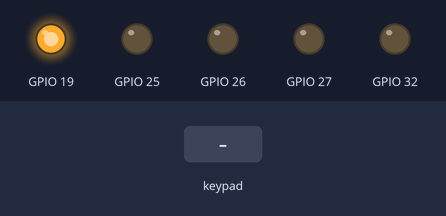
Simulated run of this program. Board: ESP32. Shown: output pins drawn as LEDs (lit = HIGH). The test bench sets the inputs (shaded band). Nothing arrives over Bluetooth unless stated; what the program prints to the serial monitor is not drawn.

Above: at 1.2 s.
1.3 s: key 'O' pressed
At 2.5 s:
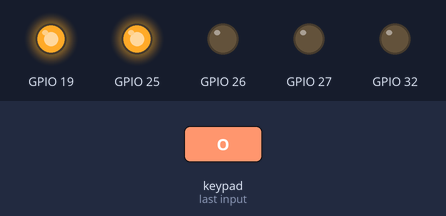
2.8 s: key 'S' pressed
At 3.8 s:
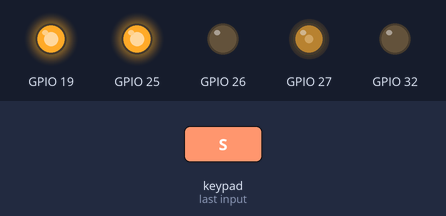
4.3 s: key 'T' pressed
At 5.1 s:
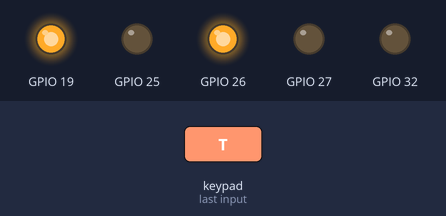
Timing chart, 0 to 7.3 s (numbered marks = the images above; inputs shaded):
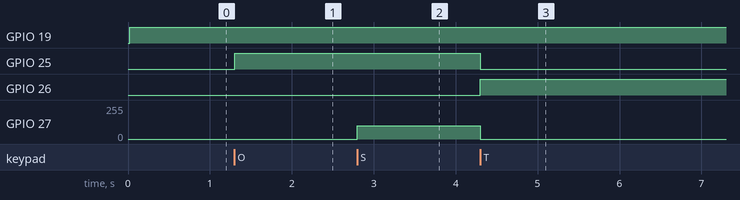

The program:

main.cpp
```cpp
#include "buzzer.h"
#include "controller.h"
#include "rgb.h"
#include "status_led.h"
#include <Arduino.h>

void setup()
{
  Serial.begin(115200);

  status_led::begin();
  rgb::begin();
  buzzer::begin();
  controller::begin();
}

void loop()
{
  controller::update();
}
```

buzzer.cpp
```cpp
#include "buzzer.h"
#include "config.h"
#include <Arduino.h>

namespace buzzer
{

static bool s_on = false;

void begin()
{
  ledcSetup(config::CH_BUZZER, config::BUZZER_FREQ, config::PWM_RES_BITS);
  ledcAttachPin(config::BUZZER, config::CH_BUZZER);
  ledcWrite(config::CH_BUZZER, 0);
}

void on()
{
  if (s_on) return;
  s_on = true;
  ledcWrite(config::CH_BUZZER, 128); // 50% duty cycle
}

void off()
{
  if (!s_on) return;
  s_on = false;
  ledcWrite(config::CH_BUZZER, 0);
}

} // namespace buzzer
```

buzzer.h
```cpp
#pragma once

namespace buzzer
{

void begin();
void on();
void off();

} // namespace buzzer
```

controller.cpp
```cpp
#include "controller.h"
#include "buzzer.h"
#include "config.h"
#include "rgb.h"
#include "status_led.h"
#include <Arduino.h>
#include <Ps3Controller.h>

namespace controller
{

static void onConnect()
{
  Serial.println("PS3 connected");
  status_led::setConnected(true);
}

static void onDisconnect()
{
  Serial.println("PS3 disconnected");
  status_led::setConnected(false);
  rgb::off();
  buzzer::off();
}

static void onNotify()
{
  // Preset selection — sets the RGB output to that colour.
  if (Ps3.event.button_down.triangle)
  {
    rgb::activate(rgb::GREEN);
    Serial.println("△ green");
  }
  if (Ps3.event.button_down.circle)
  {
    rgb::activate(rgb::RED);
    Serial.println("○ red");
  }
  if (Ps3.event.button_down.square)
  {
    rgb::activate(rgb::PINK);
    Serial.println("□ pink");
  }
  if (Ps3.event.button_down.cross)
  {
    rgb::activate(rgb::BLUE);
    Serial.println("✕ blue");
  }

  // Buzzer while any shoulder button is held.
  const bool shoulder = Ps3.data.button.l1 || Ps3.data.button.l2 || Ps3.data.button.r1 ||
                        Ps3.data.button.r2;
  if (shoulder)
  {
    buzzer::on();
  }
  else
  {
    buzzer::off();
  }
}

void begin()
{
  Ps3.attach(onNotify);
  Ps3.attachOnConnect(onConnect);
  Ps3.attachOnDisconnect(onDisconnect);
  Ps3.begin(config::HOST_MAC);

  Serial.printf("Waiting for PS3 controller on %s ...\n", config::HOST_MAC);
}

void update()
{
  if (!Ps3.isConnected())
  {
    status_led::blinkWhileWaiting();
    delay(50);
    return;
  }

  // Right stick Y → global brightness scale (up = brighter)
  const int8_t ry = Ps3.data.analog.stick.ry;
  if (abs(ry) > config::STICK_DEAD_ZONE)
  {
    const int delta = -ry / config::RAMP_SCALE;
    const int next = constrain((int)rgb::brightness() + delta, 0, 255);
    if (next != (int)rgb::brightness())
    {
      rgb::setBrightness((uint8_t)next);
    }
  }

  // Left stick Y + held face button → tweak that preset's channels
  const int8_t ly = Ps3.data.analog.stick.ly;
  if (abs(ly) > config::STICK_DEAD_ZONE)
  {
    const int delta = -ly / config::RAMP_SCALE;
    if (Ps3.data.button.triangle) rgb::adjustPreset(rgb::GREEN, delta);
    if (Ps3.data.button.circle)   rgb::adjustPreset(rgb::RED, delta);
    if (Ps3.data.button.square)   rgb::adjustPreset(rgb::PINK, delta);
    if (Ps3.data.button.cross)    rgb::adjustPreset(rgb::BLUE, delta);
  }

  delay(20);
}

} // namespace controller
```

controller.h
```cpp
#pragma once

namespace controller
{

void begin();
void update();

} // namespace controller
```

rgb.cpp
```cpp
#include "rgb.h"
#include "config.h"

namespace rgb
{

struct Color
{
  uint8_t r;
  uint8_t g;
  uint8_t b;
};

static Color s_presets[4] = {
    {0, 255, 0},     // GREEN — Triangle
    {255, 0, 0},     // RED — Circle
    {255, 0, 100},   // PINK — Square (no green = saturated bubblegum pink)
    {0, 0, 255},     // BLUE — Cross
};

static int8_t s_active = -1;
static uint8_t s_brightness = 255;

static void write(Color c)
{
  ledcWrite(config::CH_R, (c.r * s_brightness) / 255);
  ledcWrite(config::CH_G, (c.g * s_brightness) / 255);
  ledcWrite(config::CH_B, (c.b * s_brightness) / 255);
}

void begin()
{
  ledcSetup(config::CH_R, config::PWM_FREQ, config::PWM_RES_BITS);
  ledcAttachPin(config::RGB_R, config::CH_R);
  ledcSetup(config::CH_G, config::PWM_FREQ, config::PWM_RES_BITS);
  ledcAttachPin(config::RGB_G, config::CH_G);
  ledcSetup(config::CH_B, config::PWM_FREQ, config::PWM_RES_BITS);
  ledcAttachPin(config::RGB_B, config::CH_B);
  write({0, 0, 0});
}

void activate(Preset p)
{
  if (s_active == (int8_t)p)
  {
    off();
    return;
  }
  s_active = (int8_t)p;
  write(s_presets[p]);
}

void setBrightness(uint8_t value)
{
  if (s_brightness == value) return;
  s_brightness = value;
  if (s_active >= 0) write(s_presets[s_active]);
}

uint8_t brightness()
{
  return s_brightness;
}

static uint8_t clampU8(int v)
{
  return (uint8_t)constrain(v, 0, 255);
}

void adjustPreset(Preset p, int delta)
{
  Color &c = s_presets[p];
  switch (p)
  {
    case GREEN: c.g = clampU8((int)c.g + delta); break;
    case RED:   c.r = clampU8((int)c.r + delta); break;
    case BLUE:  c.b = clampU8((int)c.b + delta); break;
    case PINK:
      c.r = clampU8((int)c.r + delta);
      c.b = clampU8((int)c.b + delta);
      break;
    default: return;
  }
  if (s_active == (int8_t)p) write(c);
}

void off()
{
  s_active = -1;
  write({0, 0, 0});
}

} // namespace rgb
```

rgb.h
```cpp
#pragma once

#include <Arduino.h>

namespace rgb
{

enum Preset : uint8_t
{
  GREEN = 0,
  RED = 1,
  PINK = 2,
  BLUE = 3,
  PRESET_COUNT = 4,
};

void begin();
void activate(Preset p);
void setBrightness(uint8_t value);
uint8_t brightness();
void adjustPreset(Preset p, int delta);
void off();

} // namespace rgb
```

status_led.cpp
```cpp
#include "status_led.h"
#include "config.h"

namespace status_led
{

static bool s_connected = false;

void begin()
{
  pinMode(config::STATUS_LED, OUTPUT);
  digitalWrite(config::STATUS_LED, LOW);
}

void setConnected(bool connected)
{
  s_connected = connected;
  digitalWrite(config::STATUS_LED, connected ? HIGH : LOW);
}

void blinkWhileWaiting()
{
  if (!s_connected)
  {
    digitalWrite(config::STATUS_LED, (millis() / 250) % 2);
  }
}

} // namespace status_led
```

status_led.h
```cpp
#pragma once

#include <Arduino.h>

namespace status_led
{

void begin();
void setConnected(bool connected);
void blinkWhileWaiting();

} // namespace status_led
```

config.h
```cpp
#pragma once

#include <Arduino.h>

namespace config
{

constexpr uint8_t STATUS_LED = 19;

constexpr uint8_t RGB_R = 25;
constexpr uint8_t RGB_G = 26;
constexpr uint8_t RGB_B = 27;

constexpr uint8_t BUZZER = 32;

constexpr uint8_t CH_R = 0;
constexpr uint8_t CH_G = 1;
constexpr uint8_t CH_B = 2;
constexpr uint8_t CH_BUZZER = 3;

constexpr uint32_t PWM_FREQ = 5000;
constexpr uint32_t BUZZER_FREQ = 1000;
constexpr uint8_t PWM_RES_BITS = 8;

constexpr uint8_t STICK_DEAD_ZONE = 16;
constexpr uint8_t RAMP_SCALE = 32;

constexpr const char *HOST_MAC = "24:6f:28:b1:f8:b6";

} // namespace config
```

Measured:
- after the input at 1.3 s, GPIO 25: LOW → HIGH at once
- after the input at 2.8 s, GPIO 27: 0/255 → 100/255 at once
- after the input at 4.3 s, GPIO 25: HIGH → LOW at once; GPIO 26: LOW → HIGH at once; GPIO 27: 100/255 → 0/255 at once
